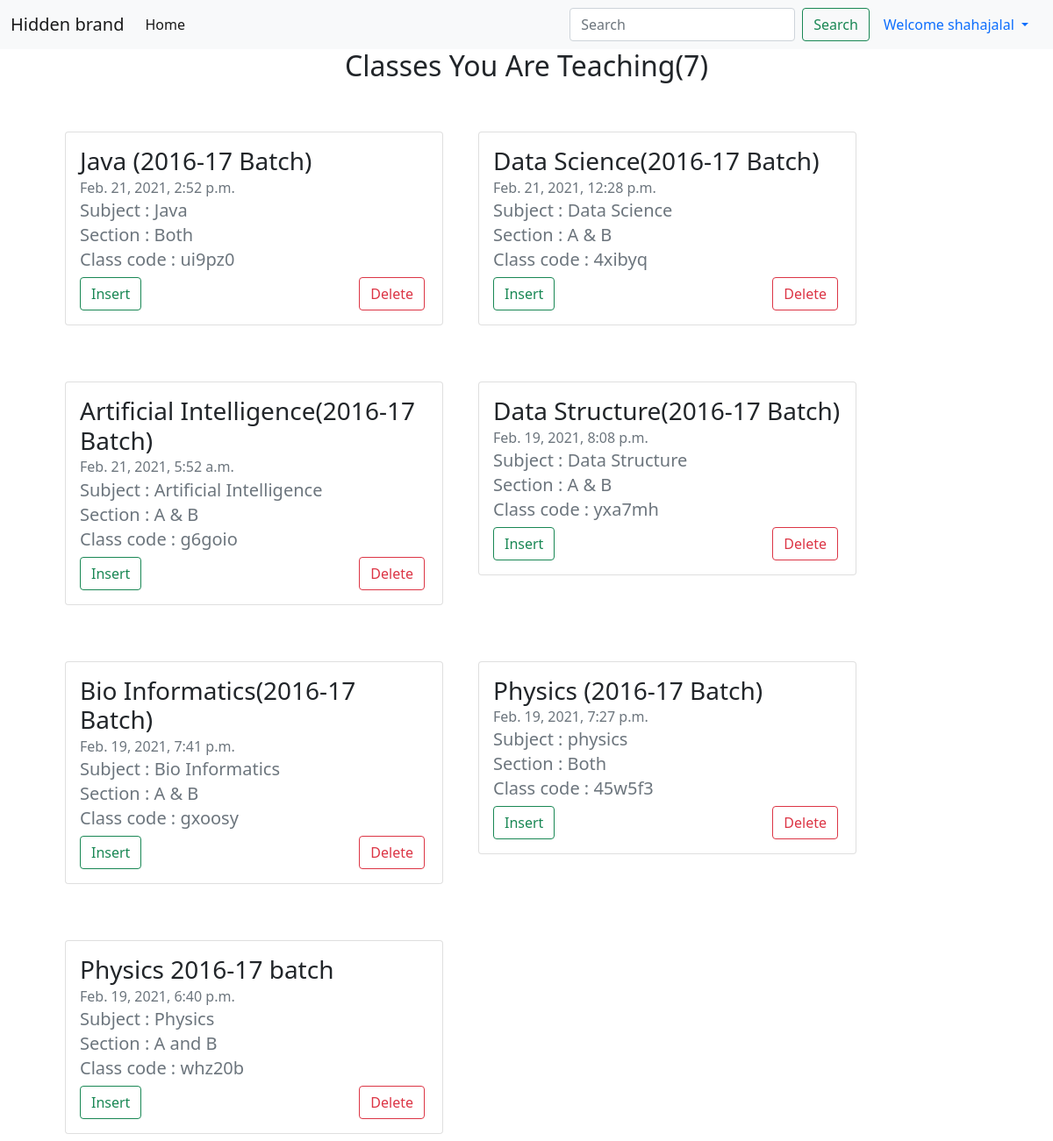
The page /teaching (signed in) on the database its author committed.
### studentApp/models.py (models this page shows, shortened)
class TeachingClass(models.Model):
    teaching_class_id=models.AutoField(primary_key=True)
    slug=models.SlugField(blank=True, null=True)
    class_name=models.CharField(max_length=200)
    class_subject=models.CharField(max_length=70)
    class_section=models.CharField(max_length=50)
    class_timestamp=models.DateTimeField(auto_now_add=True)
    class_code=models.CharField(max_length=20,blank=True, null=True)
    class_author=models.ForeignKey(User, on_delete=models.CASCADE)
    class Meta:
        ordering= ('-class_timestamp',)

### studentApp/views.py (the view)
# urls.py: path('teaching',views.handleTeaching,name="handleTeaching"),
def handleTeaching(request):
    teaching_classes=TeachingClass.objects.filter(class_author=request.user)
    length=len(teaching_classes)
    teaching_classes={'teaching_classes':teaching_classes,'len':length}
    return render(request,'studentApp/createdClass.html',teaching_classes)

### studentApp/templates/studentApp/createdClass.html (shortened to what this page needs)
{% extends 'studentApp/baseCreatedClass.html'%}
{% block body %}
<div class="container mb-3" style="text-align: center;">
<h2>Classes You Are Teaching({{len}})</h2>
</div>
{% for class in teaching_classes %}
{% if forloop.counter0|divisibleby:2 %}
<div class="container row classes mt-5" style="margin: auto;">
    <div class="col-md-5 column-left m-2">
        <div class="card" >
            <div class="card-body">
                <h3 class="card-title">{{class.class_name}}</h3>
                <h6 class="card-subtitle mb-2 text-muted">{{class.class_timestamp}}</h6>
                <h5 class="card-subtitle mb-2 text-muted">Subject : {{class.class_subject}}</h5>
                <h5 class="card-subtitle mb-2 text-muted">Section : {{class.class_section}}</h5>
                <h5 class="card-subtitle mb-2 text-muted">Class code : {{class.class_code}}</h5>
                <a type="button" class="btn btn-outline-success " href="/teaching/{{class.slug}}">Insert</a>
                <a type="button" class="btn btn-outline-danger cardDeleteButton">Delete</a>
            </div>
        </div>
    </div>
    {% else %}
<div class="col-md-5 column-right m-2">
    <div class="card" >
        <div class="card-body">
            <h3 class="card-title">{{class.class_name}}</h3>
            <h6 class="card-subtitle mb-2 text-muted">{{class.class_timestamp}}</h6>
            <h5 class="card-subtitle mb-2 text-muted">Subject : {{class.class_subject}}</h5>
            <h5 class="card-subtitle mb-2 text-muted">Section : {{class.class_section}}</h5>
            <h5 class="card-subtitle mb-2 text-muted">Class code : {{class.class_code}}</h5>
            <a type="button" class="btn btn-outline-success " href="/teaching/{{class.slug}}">Insert</a>
            <a type="button" class="btn btn-outline-danger cardDeleteButton">Delete</a>
        </div>
    </div>
</div>
</div>
{% endif %}
{% endfor %}
{% endblock %}

### studentApp/templates/studentApp/baseCreatedClass.html (shortened to what this page needs)
<!doctype html>
<html lang="en">
  <head>
    <link href="https://cdn.jsdelivr.net/npm/bootstrap@5.0.0-beta2/dist/css/bootstrap.min.css" rel="stylesheet">
  </head>
  <body>
    <nav class="navbar navbar-expand-lg navbar-light bg-light">
        <div class="container-fluid">
          <div class="collapse navbar-collapse" id="navbarTogglerDemo01">
            <a class="navbar-brand" href="#">Hidden brand</a>
            <ul class="navbar-nav me-auto mb-2 mb-lg-0">
              <li class="nav-item">
                <a class="nav-link active" aria-current="page" href="/">Home</a>
              </li>
            </ul>
            <form class="d-flex">
              <input class="form-control me-2" type="search" placeholder="Search" aria-label="Search">
              <button class="btn btn-outline-success" type="submit">Search</button>
            </form>
            <div class="nav-item dropdown">
                <a class="nav-link dropdown-toggle" href="#" id="navbarDropdownMenuLink" role="button" data-bs-toggle="dropdown" aria-expanded="false">
                  Welcome {{user.get_username}}
                </a>
              </div>
          </div>
        </div>
      </nav>
   {%block body%}
   {% endblock %}
  </body>
</html>

### studentApp/templates/studentApp/createdClass.html (style rules this page uses)
.cardDeleteButton { right: 20px; position: absolute; }

### rows shown on the page
TeachingClass: class_name "Java (2016-17 Batch)", class_timestamp "Feb. 21, 2021, 2:52 p.m.", class_subject "Java", class_section "Both", class_code "ui9pz0"
TeachingClass: class_name "Data Science(2016-17 Batch)", class_timestamp "Feb. 21, 2021, 12:28 p.m.", class_subject "Data Science", class_section "A & B", class_code "4xibyq"
TeachingClass: class_name "Artificial Intelligence(2016-17 Batch)", class_timestamp "Feb. 21, 2021, 5:52 a.m.", class_subject "Artificial Intelligence", class_section "A & B", class_code "g6goio"
TeachingClass: class_name "Data Structure(2016-17 Batch)", class_timestamp "Feb. 19, 2021, 8:08 p.m.", class_subject "Data Structure", class_section "A & B", class_code "yxa7mh"
TeachingClass: class_name "Bio Informatics(2016-17 Batch)", class_timestamp "Feb. 19, 2021, 7:41 p.m.", class_subject "Bio Informatics", class_section "A & B", class_code "gxoosy"
TeachingClass: class_name "Physics (2016-17 Batch)", class_timestamp "Feb. 19, 2021, 7:27 p.m.", class_subject "physics", class_section "Both", class_code "45w5f3"
TeachingClass: class_name "Physics 2016-17 batch", class_timestamp "Feb. 19, 2021, 6:40 p.m.", class_subject "Physics", class_section "A and B", class_code "whz20b"

### other values the page prints
{{ user.get_username }} "shahajalal"
{{ len }} "7"
